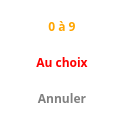
          <widget class="QFrame" name="frmChoixNombres">
           <property name="geometry">
            <rect>
             <x>160</x>
             <y>220</y>
             <width>124</width>
             <height>101</height>
            </rect>
           </property>
           <property name="styleSheet">
            <string notr="true">background-color: #ffffff;
border-radius:5px;</string>
           </property>
           <property name="frameShape">
            <enum>QFrame::StyledPanel</enum>
           </property>
           <property name="frameShadow">
            <enum>QFrame::Raised</enum>
           </property>
           <layout class="QGridLayout" name="gridLayout_5">
            <item row="3" column="0">
             <widget class="AbulEduFlatBoutonV1" name="btnNombresAuChoix">
              <property name="minimumSize">
               <size>
                <width>100</width>
                <height>30</height>
               </size>
              </property>
              <property name="maximumSize">
               <size>
                <width>100</width>
                <height>30</height>
               </size>
              </property>
              <property name="font">
               <font>
                <family>Andika Basic</family>
                <weight>75</weight>
                <bold>true</bold>
               </font>
              </property>
              <property name="cursor">
               <cursorShape>PointingHandCursor</cursorShape>
              </property>
              <property name="styleSheet">
               <string notr="true">color:red</string>
              </property>
              <property name="text">
               <string>Au choix</string>
              </property>
             </widget>
            </item>
            <item row="1" column="0">
             <widget class="AbulEduFlatBoutonV1" name="btnNombresZeroNeuf">
              <property name="minimumSize">
               <size>
                <width>100</width>
                <height>30</height>
               </size>
              </property>
              <property name="maximumSize">
               <size>
                <width>100</width>
                <height>30</height>
               </size>
              </property>
              <property name="font">
               <font>
                <family>Andika Basic</family>
                <weight>75</weight>
                <bold>true</bold>
               </font>
              </property>
              <property name="cursor">
               <cursorShape>PointingHandCursor</cursorShape>
              </property>
              <property name="styleSheet">
               <string notr="true">color: orange;</string>
              </property>
              <property name="text">
               <string>0 à 9</string>
              </property>
             </widget>
            </item>
            <item row="4" column="0">
             <widget class="AbulEduFlatBoutonV1" name="btnNombresFermer">
              <property name="minimumSize">
               <size>
                <width>100</width>
                <height>30</height>
               </size>
              </property>
              <property name="maximumSize">
               <size>
                <width>100</width>
                <height>30</height>
               </size>
              </property>
              <property name="font">
               <font>
                <family>Andika Basic</family>
                <weight>75</weight>
                <bold>true</bold>
               </font>
              </property>
              <property name="cursor">
               <cursorShape>PointingHandCursor</cursorShape>
              </property>
              <property name="styleSheet">
               <string notr="true">color:gray;</string>
              </property>
              <property name="text">
               <string>Annuler</string>
              </property>
             </widget>
            </item>
           </layout>
          </widget>
